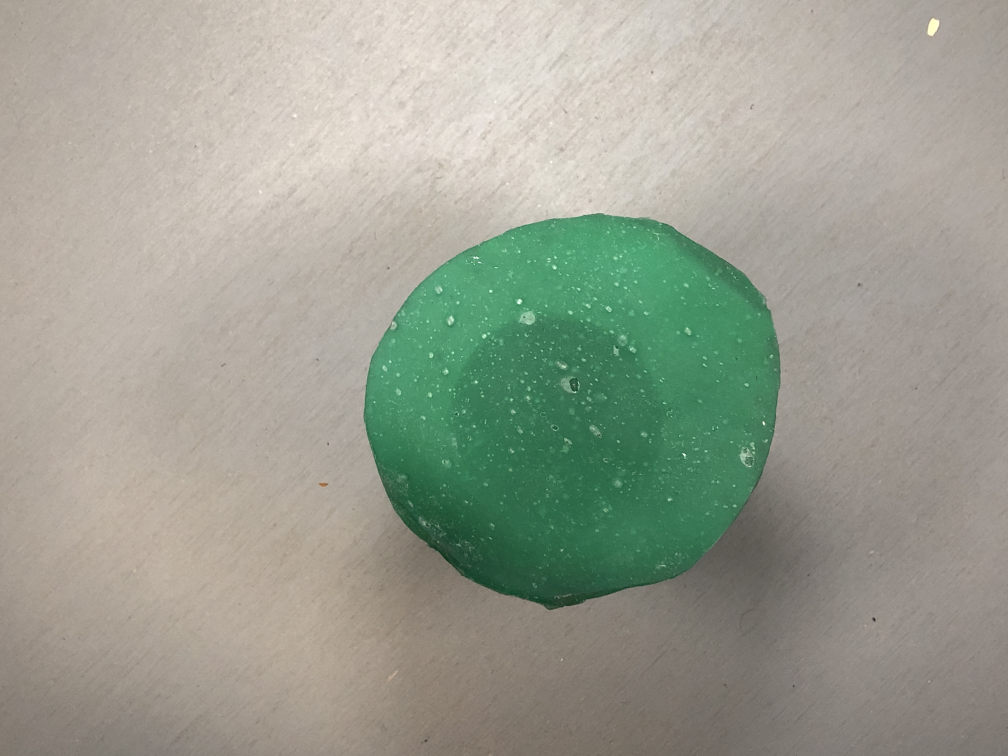
#> input picture images/231122_samples/IMG_9799.JPG, 4032 x 3024 px, found by its file name (shown at 1/4 size); its folder holds only this picture in this run
$ python image_size_reducer.py
#> lines starting #> are read from the running program, lines starting #| are printed output that depends on the picture
from PIL import Image, ImageOps
import os
import sys

# [Method *resize()* is taken from: Stackoverflow - Python/PIL Resize all images in a folder](https://stackoverflow.com/questions/21517879/python-pil-resize-all-images-in-a-folder)
# Method modified to provide the needs


def resize(inputPath, inputDirs, outputPath, sizeTuple=(256, 256), quality=100):
#> called with inputPath = 'images\\231122_samples', outputPath = 'images\\231122_samples\\resized', sizeTuple = (256, 256), quality = 100
    for item in inputDirs:
        itemPath = os.path.join(inputPath, item)
        itemOutputPath = os.path.join(outputPath, item)
        if os.path.isfile(itemPath):
            im = Image.open(itemPath)
#> im is the input picture: PIL image 4032x3024 RGB; mean R, G, B 155, 159.1, 145.3

            # handle rotation on save, https://stackoverflow.com/questions/4228530/pil-thumbnail-is-rotating-my-image
            im = ImageOps.exif_transpose(im)
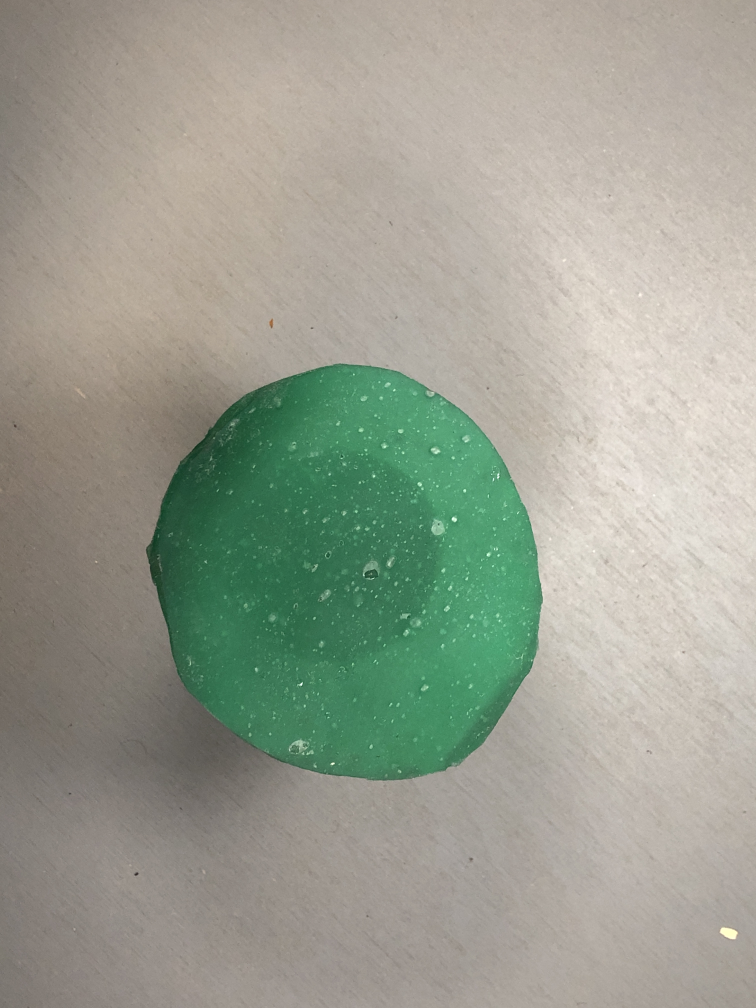
#> im: PIL image 3024x4032 RGB (shown at 1/4 size); mean R, G, B 155, 159.1, 145.3
            f, e = os.path.splitext(itemOutputPath)
            imResize = im.resize(sizeTuple)
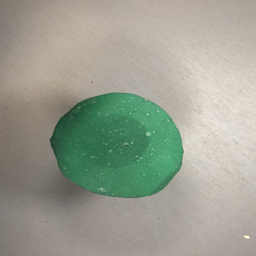
#> imResize: PIL image 256x256 RGB; mean R, G, B 155, 159.1, 145.3
            imResize.save(f + '.jpg', 'JPEG', quality=quality)


inputPath = 'images\\231122_samples'
outputPath = 'images\\231122_samples\\resized'
input_dirs = os.listdir(inputPath)

resize(inputPath, input_dirs, outputPath)

$ run again, on images/231122_samples/IMG_9804.JPG
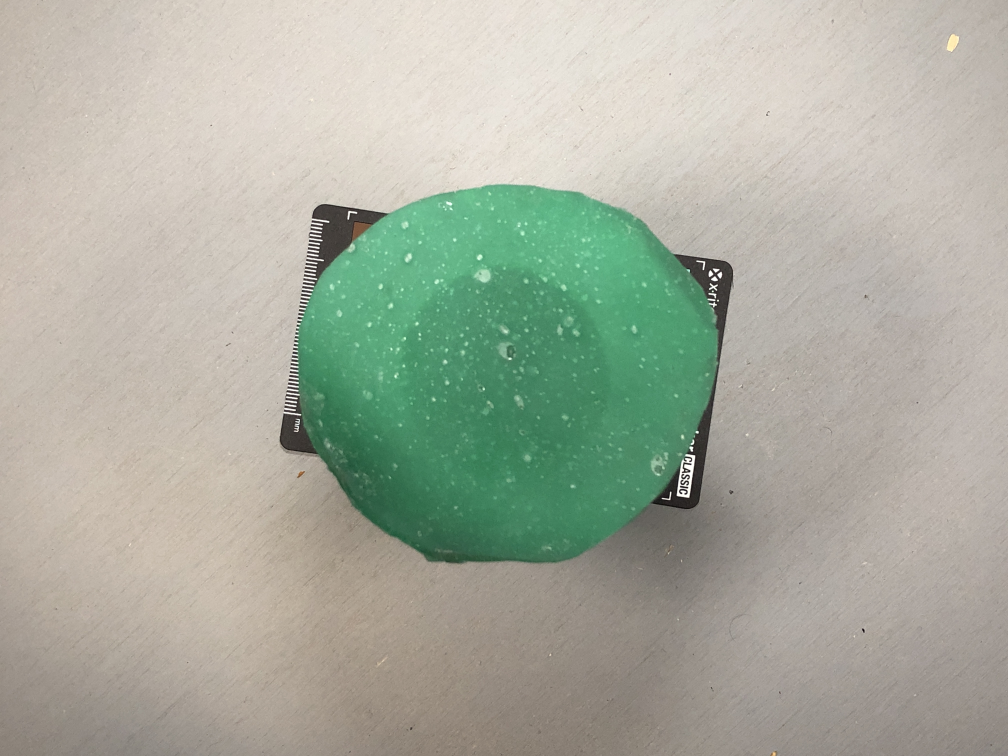
#> input picture images/231122_samples/IMG_9804.JPG, 4032 x 3024 px, found by its file name (shown at 1/4 size)
#> in resize, im is the input picture: PIL image 4032x3024 RGB; mean R, G, B 169.1, 174, 159.8
#> in resize, `im = ImageOps.exif_transpose(im)`:
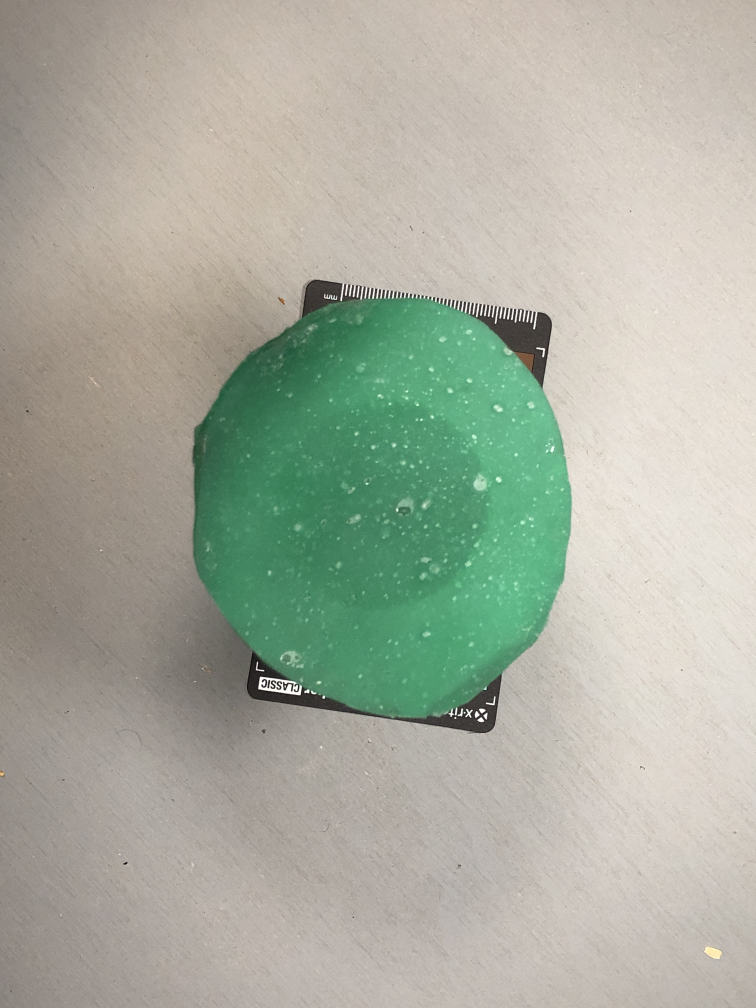
#> im: PIL image 3024x4032 RGB (shown at 1/4 size); mean R, G, B 169.1, 174, 159.8
#> in resize, `imResize = im.resize(sizeTuple)`:
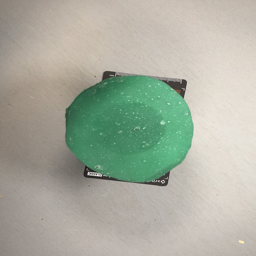
#> imResize: PIL image 256x256 RGB; mean R, G, B 169.1, 174, 159.8

$ run again, on images/231122_samples/IMG_9808.JPG
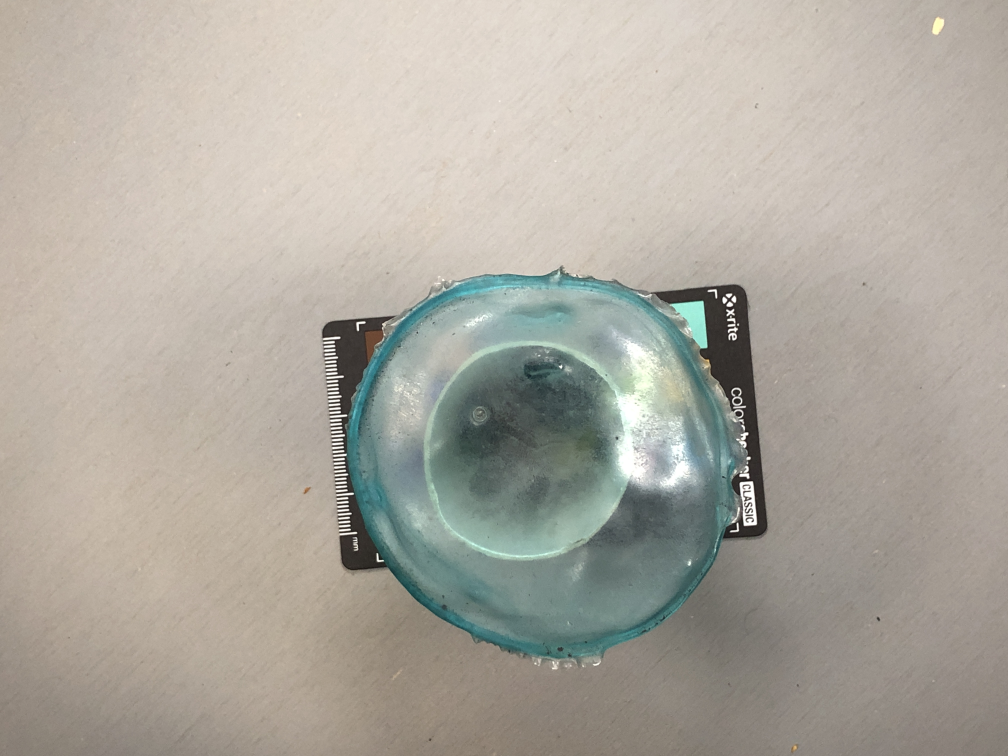
#> input picture images/231122_samples/IMG_9808.JPG, 4032 x 3024 px, found by its file name (shown at 1/4 size)
#> in resize, im is the input picture: PIL image 4032x3024 RGB; mean R, G, B 173.8, 169.3, 159.8
#> in resize, `im = ImageOps.exif_transpose(im)`:
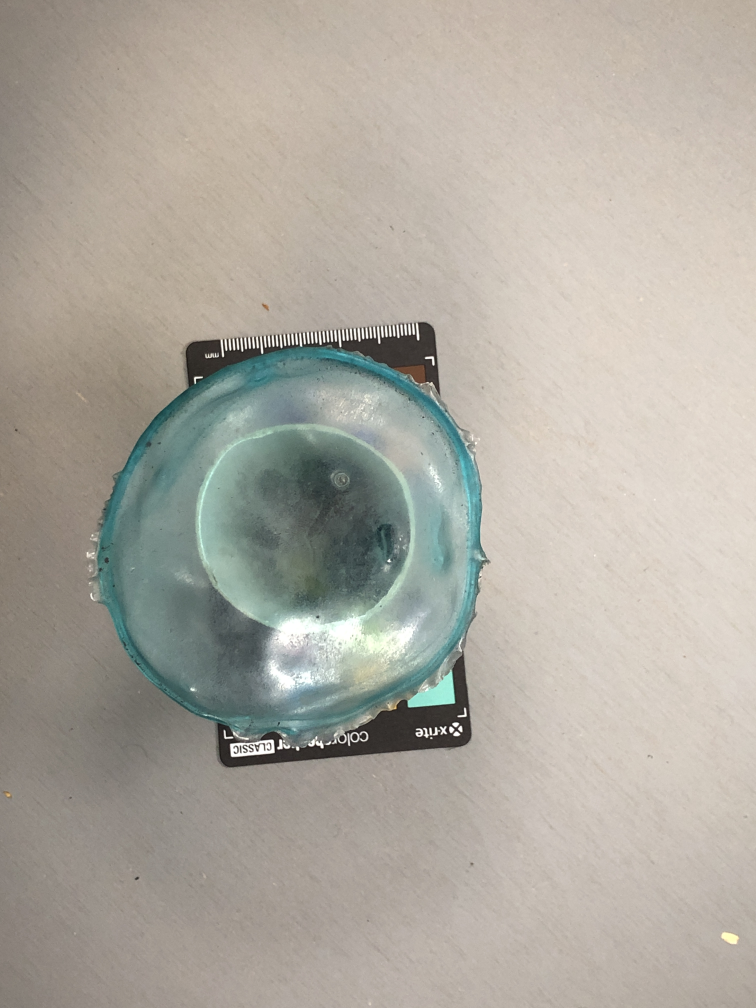
#> im: PIL image 3024x4032 RGB (shown at 1/4 size); mean R, G, B 173.8, 169.3, 159.8
#> in resize, `imResize = im.resize(sizeTuple)`:
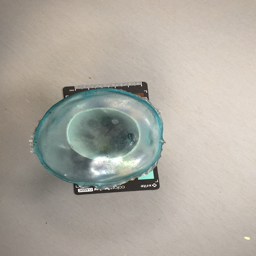
#> imResize: PIL image 256x256 RGB; mean R, G, B 173.7, 169.3, 159.8
